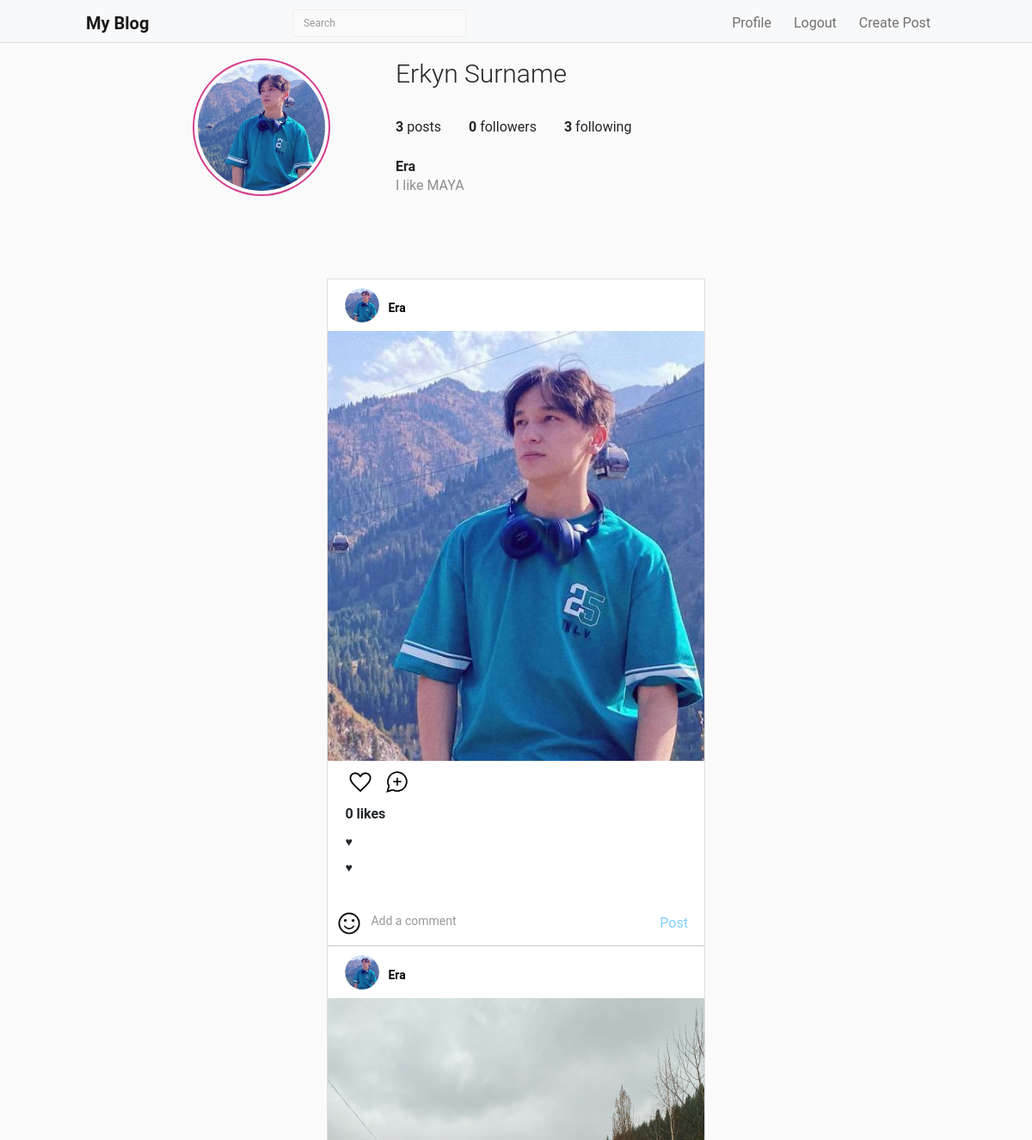
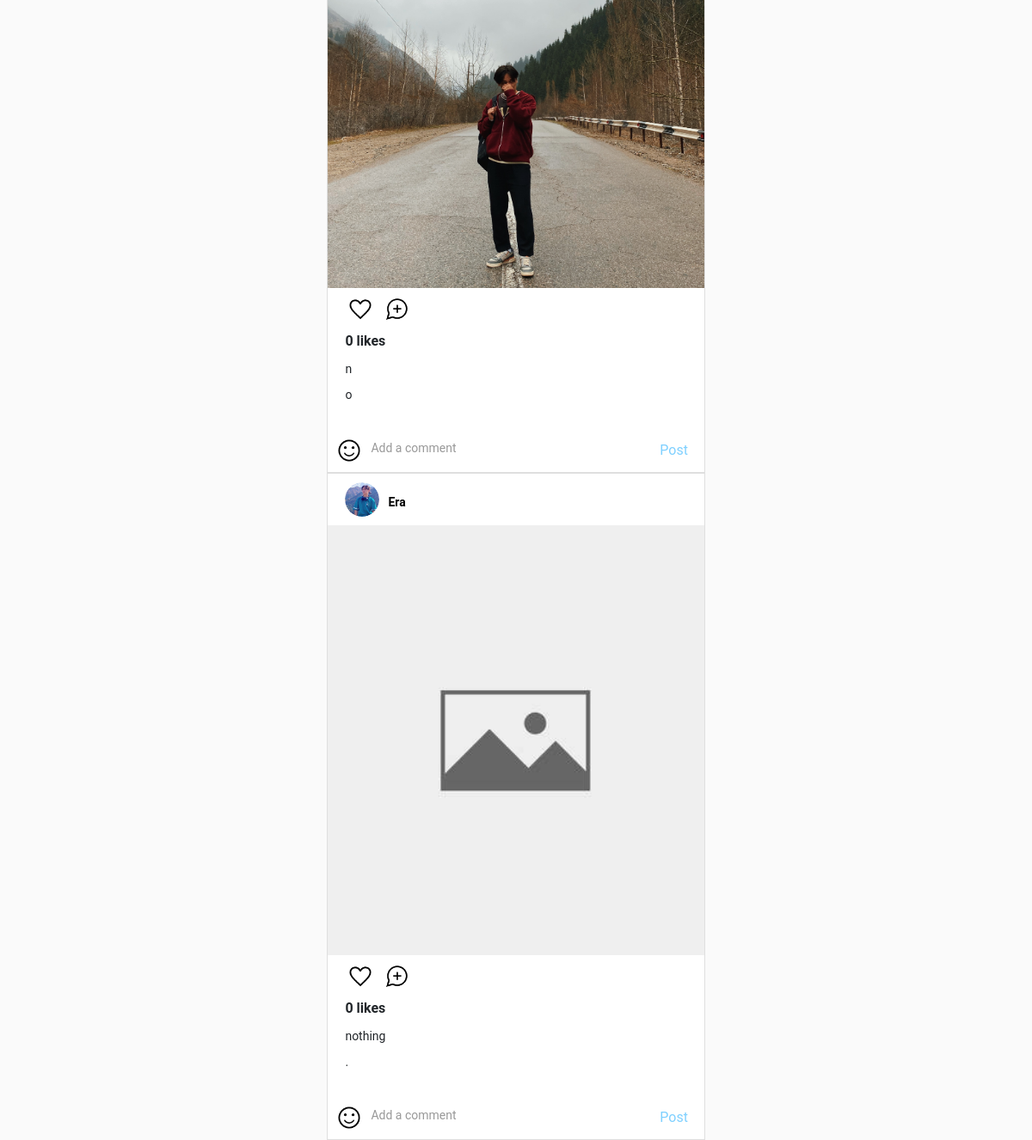
Page /profile/ (signed in) on the committed database (2 pictures, top to bottom).
### blog/models.py (models this page shows, shortened)
class Profile(models.Model):
    user = models.OneToOneField(User, on_delete=models.CASCADE)
    name = models.CharField(max_length=255, default='John')
    surname = models.CharField(max_length=255, default='Doe')
    info = models.TextField(default='No information available')
    image = models.ImageField(upload_to='profile_images' ,default='default_image.jpg')
    posts = models.ManyToManyField(Post, related_name='profiles')
    followers = models.ManyToManyField(User, related_name='following', blank=True)
    following = models.ManyToManyField(User, related_name='followers', blank=True)

class Post(models.Model):
    author = models.ForeignKey(User, on_delete=models.CASCADE)
    title = models.CharField(max_length=255)
    content = models.TextField(default=' ')
    image = models.ImageField(upload_to='post_images/', default='default_image.jpg')
    likes = models.ManyToManyField(User, related_name='post_likes', blank=True)

### blog/views.py (the view)
# urls.py: path('profile/', views.profile_view, name='profile'),
@login_required
def profile_view(request):
    profile = get_object_or_404(Profile, user=request.user)
    context = {'profile': profile}
    return render(request, 'profile.html', context)

### blog/templates/profile.html (shortened to what this page needs)
<head>
</head>
{% extends 'base.html' %}
{% load static %}
{% block content %}
    <link rel='stylesheet' href='https://cdnjs.cloudflare.com/ajax/libs/font-awesome/5.13.0/css/all.min.css'>
<link rel='stylesheet' href='https://cdnjs.cloudflare.com/ajax/libs/tailwindcss/1.4.6/tailwind.min.css'>
    <link href="{% static 'styles.css' %}" rel="stylesheet">
  <div class="container">
<header class="flex flex-wrap items-center p-5 md:py-8 ">
      <div class="md:w-3/12 md:ml-16">
        <img class="w-20 h-20 md:w-40 md:h-40 object-cover rounded-full
                     border-2 border-pink-600 p-1" src="{{ profile.image.url }}" alt="profile">
      </div>
      <div class="w-8/12 md:w-7/12 ml-4">
        <div class="md:flex md:flex-wrap md:items-center mb-4">
          <h2 class="text-3xl inline-block font-light md:mr-2 mb-2 sm:mb-0">
            {{ profile.name }} {{ profile.surname }}
          </h2>
        </div>
        <ul class="hidden md:flex space-x-8 mb-4">
          <li>
            <span class="font-semibold">{{ profile.posts.count }}</span>
            posts
          </li>
          <li>
            <span class="font-semibold">{{ profile.followers.count }}</span>
            followers
          </li>
          <li>
            <span class="font-semibold">{{ profile.following.count }}</span>
            following
          </li>
        </ul>
        <div class="hidden md:block">
          <h1 class="font-semibold">{{ profile.user.username }}</h1>
          <span class="bioclass">{{ profile.info }}</span>
        </div>
      </div>
    </header>
    {% if profile.posts.all %}
      <div class="mt-5">
        {% for post in profile.posts.all %}
          <div class="post" style="width: 45%; margin: auto">
        <div class="info">
          <div class="user">
            <div class="profile-pic" style="float: right;">
              <img src="{{ post.author.profile.image.url }}" alt="">
            </div>
            <p class="username" style="float: right; margin-right: 10px;">{{ post.author.username }}</p>
          </div>
        </div>
        <img src="{{ post.image.url }}" class="post-image" alt="">
        <div class="post-content">
        {% if request.user.is_authenticated %}
          <div class="reaction-wrapper">
              <button style="margin: 0" id="like-btn-{{ post.pk }}" class="btn">
                <img style="margin: 0; padding: 0;" src="{% static 'heart.png' %}" class="icon" alt="">
              </button>
              <button style="margin: 0" id="comment-btn-{{ post.pk }}" class="btn ml-auto">
                <img style="margin: 0" src="{% static 'comment.png' %}" class="icon" alt="">
              </button>
          </div>
          <p class="likes"><span id="like-count-{{ post.pk }}">{{ post.likes.count }}</span> likes</p>
          <h3 class="description">{{ post.title }}</h3>
          <h5 class="description">{{ post.content }}</h5>
        {% else %}
            <a href="{% url 'login' %}" class="btn btn-primary">Like</a>
        {% endif %}
        </div>
        <div class="comment-wrapper">
          <img src="{% static 'smile.png' %}" class="icon" alt="">
            <form method="POST" id="comment-form-{{ post.pk }}" class="comment-wrapper">
              <div class="form-group">
                <input type="text" id="comment-{{ post.pk }}" class="comment-box" name="content" placeholder="Add a comment" required>
              </div>
              <button type="submit" class="comment-btn">post</button>
            </form>
        </div>
      </div>
        {% endfor %}
      </div>
    {% else %}
      <p>No posts available.</p>
    {% endif %}
  </div>
{% endblock %}

### blog/static/styles.css (style rules this page uses)
* { margin:0; padding:0; }
body { background-color:#fafafa; }
.container { margin-top:20px; }
.info { font-weight:600; line-height:20px; font-size:17px; color:#999; }
button img { height:30px !important; padding:0 8px 2px; }
.form-group { margin-bottom:6px!important; }
::placeholder { color:#999!important; }
.btn { margin:12px auto; padding:2px!important; font-weight:600!important; }
* { margin: 0; padding: 0; box-sizing: border-box; }
body { width: 100%; background: #fafafa; position: relative; font-family: 'roboto', sans-serif; }
.icon { height: 100%; cursor: pointer; margin: 0 10px; display: inline-block; }
.profile-pic { width: 70px; height: 70px; border-radius: 50%; overflow: hidden; padding: 3px; background: linear-gradient(45deg, rgb(255, 230, 0), rgb(255, 0, 128) 80%); }
.profile-pic img { width: 100%; height: 100%; object-fit: cover; border-radius: 50%; border: 2px solid #fff; }
.username { width: 100%; overflow: hidden; text-align: center; font-size: 12px; margin-top:5px; color: rgba(0, 0, 0, 0.5) }
.post { width: 100%; height: auto; background: #fff; border: 1px solid #dfdfdf; margin-top: 40px; }
.info { width: 100%; height: 60px; display: flex; justify-content: space-between; align-items: center; padding: 0 20px; }
.info .username { width: auto; font-weight: bold; color: #000; font-size: 14px; margin-left: 10px; }
.info .user { display: flex; align-items: center; }
.info .profile-pic { height: 40px; width: 40px; padding: 0; background: none; }
.info .profile-pic img { border: none; }
.post-image { width: 100%; height: 500px; object-fit: cover; }
.post-content { width: 100%; padding: 20px; }
.likes { font-weight: bold; }
.description { margin: 10px 0; font-size: 14px; line-height: 20px; }
.comment-wrapper { width: 100%; height: 50px; border-radius: 1px ; display: flex; justify-content: space-between; align-items: center; }
.comment-wrapper .icon { height: 30px; }
.comment-box { width: 80%; height: 100%; border: none; outline: none; font-size: 14px; }
.comment-btn, .action-btn { width: 70px; height: 100%; background: none; border: none; outline: none; text-transform: capitalize; font-size: 16px; color: rgb(0, 162, 255); opacity: 0.5; }
.reaction-wrapper { width: 100%; height: 50px; display: flex; margin-top: -20px; align-items: center; }
.reaction-wrapper .icon { height: 25px; margin: 0; margin-right: 20px; }

### blog/templates/base.html (style rules this page uses)
.container { margin-top: 20px; }

### blog/templates/profile.html (style rules this page uses)
.bioclass { color: #8E8E8E; }

### rows in the picture
Profile: image (picture), name "Erkyn", surname "Surname", posts.count "3", followers.count "0", following.count "3", user.username "Era", info "I like MAYA"
Post: author.profile.image (picture), author.username "Era", image (picture), likes.count "0", title "♥", content "♥"
Post: author.profile.image (picture), author.username "Era", image (picture), likes.count "0", title "n", content "o"
Post: author.profile.image (picture), author.username "Era", image (placeholder picture), likes.count "0", title "nothing", content "."
